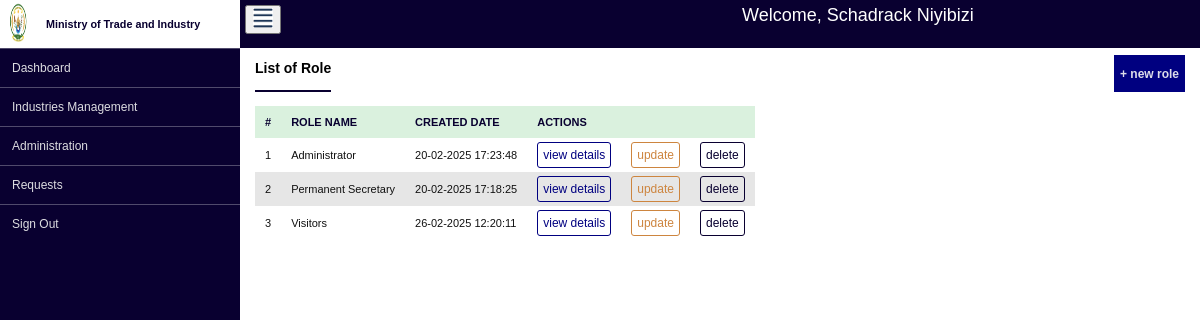
The page /system-management/roles/ (signed in) on the database its author committed.
### system_management/models.py (models this page shows, shortened)
class User(AbstractUser):
    USER_CATEGORIES = (
        ("MINICOM STAFF", "MINICOM STAFF"),
        ("COMPANY", "COMPANY"),
        ("VISITOR", "VISITOR"),
    )
    first_name = models.CharField(max_length=250, null=False, blank=False)
    username = None
    change_password_required = models.BooleanField(default=False)
    user_category = models.CharField(max_length=20, choices=USER_CATEGORIES, null=False, blank=False)
    email = models.EmailField(unique=True, max_length=250)
    USERNAME_FIELD = 'email'
    REQUIRED_FIELDS = ["first_name", "last_name"]
    class Meta(AbstractUser.Meta):
        swappable = 'AUTH_USER_MODEL'
        db_table = 'Users'

class Role(models.Model):
    name = models.CharField(max_length=120, null=False, blank=False, unique=True)
    created_date = models.DateTimeField(auto_now_add=True)
    class Meta:
        db_table = 'Roles'

### system_management/views.py (the view)
# urls.py: path("roles/", roles_list, name="roles-list"),
@login_required(login_url="system_management:login", redirect_field_name="redirect_to")
def roles_list(request):
    if request.method == "POST":
        role_name = request.POST.get("role_name")
        Role.objects.create(name=role_name)
        return redirect("system_management:roles-list")
    roles = Role.objects.all().order_by("name")
    context = {
        "roles": roles,
    }
    return render(request, "systems_management/roles.html", context)

### templates/systems_management/roles.html (shortened to what this page needs)
{% extends 'base_layout.html' %}
{% block main_data_load %}
    <div id="car_title_header_and_new_btn">
        <p id="car_title_header_and_new_btn_p">List of Role</p>
        <button id="car_title_header_and_new_btn_button">+ new role</button>
    </div>
    <div id="car_body_data">
        <div id="car_table_data" class="table-data">
            <table>
                <thead>
                    <th>#</th>
                    <th>ROLE NAME</th>
                    <th>CREATED DATE</th>
                    <th colspan="3">ACTIONS</th>
                </thead>
                <tbody>
                    {% for role in roles %}
                        <tr>
                            <td>{{ forloop.counter }}</td>
                            <td>{{role.name}}</td>
                            <td>{{ role.created_date|date:"d-m-Y H:i:s"}}</td>
                            <td><a href="{% url 'system_management:role-details' role.id %}" class="view_button">view details</a></td>
                            <td><a href="" class="update_button">update</a></td>
                            <td><a href="" class="delete_button">delete</a></td>
                        </tr>
                    {% endfor %}
                </tbody>
            </table>
        </div>
    </div>
{% endblock %}

### templates/base_layout.html (shortened to what this page needs)
<!DOCTYPE html>
{% load static %}
<html lang="en">
  <head>
    <link rel="stylesheet" type="text/css" href="{% static 'css/main.css' %}"/>
  </head>
  <body>
    <div id="aside_navigation">
		<div id="sfjourney_aside_logo">
			<img src="{% static 'images/minicom_logo.png' %}" id="aside_logo" class="aside-header-data"/>
			<p class="aside-header-data">Ministry of Trade and Industry</p>
		</div>
		<div id="aside_navigations">
			<a href="">Dashboard</a>
			<button onclick="toggleAssetRegistrySection()">Industries management</button>
			<button onclick="toggleUsersManagementAssetSection()">Administration</button>
			<a href="">Requests</a>
			<a href="{% url 'system_management:logout' %}">Sign out</a>
		</div>
	</div>
	<div id="main_load">
		<div id="main_load_header">
			<button onclick="toggleNavigations()"><img src="{% static 'images/icon.png' %}" width="20" height="20"/></button>
			<p>Welcome, {{ request.user.first_name|capfirst }} {{ request.user.last_name|lower|capfirst }}</p>
		</div>
		<div id="main_load_data">
			{% block main_data_load %}
            {% endblock %}
		</div>
	</div>
  </body>
</html>

### static_files/css/main.css (style rules this page uses)
:root { --aside_bg: #222831; --aside_fg: rgba(244,244,244, 0.9); --aside_fg_hover_a: #111; --aside_bg_hover_a: #fff; --aside_border_color: rgba(244, 244, 244, 0.3); --main_bg: #e8e8e8; --main_fg: black; --main_header_bg: white; --scroll_bar_color: #888; --aside-navigation-span-bg: #55f; --navy_car: #000080; --peru_car: #cd853f; --darkGreen: #0a290a; --darkBlue: #090030; --darkRed:rgb(116, 24, 4); --table_tr_background_color: rgb(230, 230, 230); --table_header_background_color: #DAF1DE; }
* { box-sizing: border-box; font-family:Verdana, Geneva, Tahoma, sans-serif; font-size: 12px; }
table tr { cursor: pointer; }
table th, table td { white-space: nowrap; }
body { margin: 0px; padding: 0px; }
#aside_navigation { float: left; width: 20%; height: 100vh; background-color: var(--darkBlue); color: var(--aside_fg); margin: 0px; padding: 0px; position: fixed; top: 0px; left: 0px; }
#main_load { float: right; width: 80%; height: 100vh; background-color: white; color: var(--main_fg); margin: 0px; padding: 0px; }
#main_load_header { width: 100%; height: 6%; background-color: var(--darkBlue); margin:0px; margin-top: 0px; padding: 5px; position: fixed; text-align: center; z-index: 100; top: 0px; right: 0px; left: 20%; color: var(--aside_bg_hover_a); font-family: 'Times New Roman', Times, serif; }
#main_load_header button { float: left; }
#main_load_header p { text-align: center; font-size: 18px; margin-top: 0px; }
#main_load_data { width: 100%; height: 94%; background-color: var(--aside_bg_hover_a); padding: 5px 15px; }
#sfjourney_aside_logo { width: 100%; height: 6%; font-size: 12px; padding: 0px; margin: 0px; margin-top: 0px; background-color: var(--aside_bg_hover_a); display: flex; align-items: center; justify-content: left; }
.aside-header-data { float: left; }
#sfjourney_aside_logo img { width: 15%; height: 100%; }
#sfjourney_aside_logo p { width: 78%; color: var(--darkBlue); font-size: 0.9rem; padding-left: 10px; font-weight: bold; }
#aside_navigations { width: 100%; height: 94%; }
#aside_navigations a { width: 100%; padding: 12px; display: block; font-size: 12px; border-top: 1px solid var(--aside_border_color); text-decoration: none; font-family: inherit; color: var(--aside_fg); font-weight: normal; text-transform: capitalize; }
#aside_navigations button { width: 100%; padding: 12px; display: block; border: none; font-size: 12px; border-top: 1px solid var(--aside_border_color); text-decoration: none; font-family: inherit; color: var(--aside_fg); font-weight: normal; text-align: left; text-transform: capitalize; background-color: var(--darkBlueHover); outline: none; }
#car_title_header_and_new_btn { height: 5%; margin-top: 50px; }
#car_title_header_and_new_btn p { float: left; padding-top: 5px; font-size: 14px; width: auto; height: 100%; margin-top: 0px; font-weight: bold; border-bottom: 2px double var(--darkBlue); }
#car_title_header_and_new_btn button { float: right; width: auto; height: 100%; background-color: var(--navy_car); border: none; color: var(--aside_fg); font-weight: bold; font-size: 12px; border-radius: 0px; outline: none; margin-top: 0px; }
#car_table_data { height: 100%; width: 100%; overflow: auto; display: block; }
.table-data { width: 100%; height: auto; }
.table-data thead th { background-color: var(--table_header_background_color); color: var(--darkBlue); font-size: 10px; text-align: left; }
.table-data th,.table-data td, .table-data table { text-align: center; border-collapse: collapse; }
.table-data table th, .table-data table td { padding: 10px; font-size: 11px; white-space: nowrap; text-align: left; }
.table-data table tr { background-color: var(--aside_bg_hover_a); color: var(--aside_fg_hover_a); }
.table-data table tr:nth-child(even) { background-color: var(--table_tr_background_color); }
.table-data table tr .view_button { border: 1px solid var(--navy_car); background-color: inherit; color: var(--navy_car); }
.table-data table tr button, .table-data table tr a { border: none; border-radius: 3px; padding: 5px; outline: none; color: var(--aside_fg); font-weight: normal; text-decoration: none; font-family: Arial, Helvetica, sans-serif; font-size: 12px; }
.table-data table tr .update_button { background-color:inherit; border: 1px solid var(--peru_car); color: var(--peru_car); }
.table-data table tr .delete_button { background-color: inherit; border: 1px solid var(--darkBlue); color: var(--darkBlue); }

### rows shown on the page
User: user.first_name "Schadrack", user.last_name "Niyibizi"
Role: name "Administrator", created_date "20-02-2025 17:23:48"
Role: name "Permanent Secretary", created_date "20-02-2025 17:18:25"
Role: name "Visitors", created_date "26-02-2025 12:20:11"
